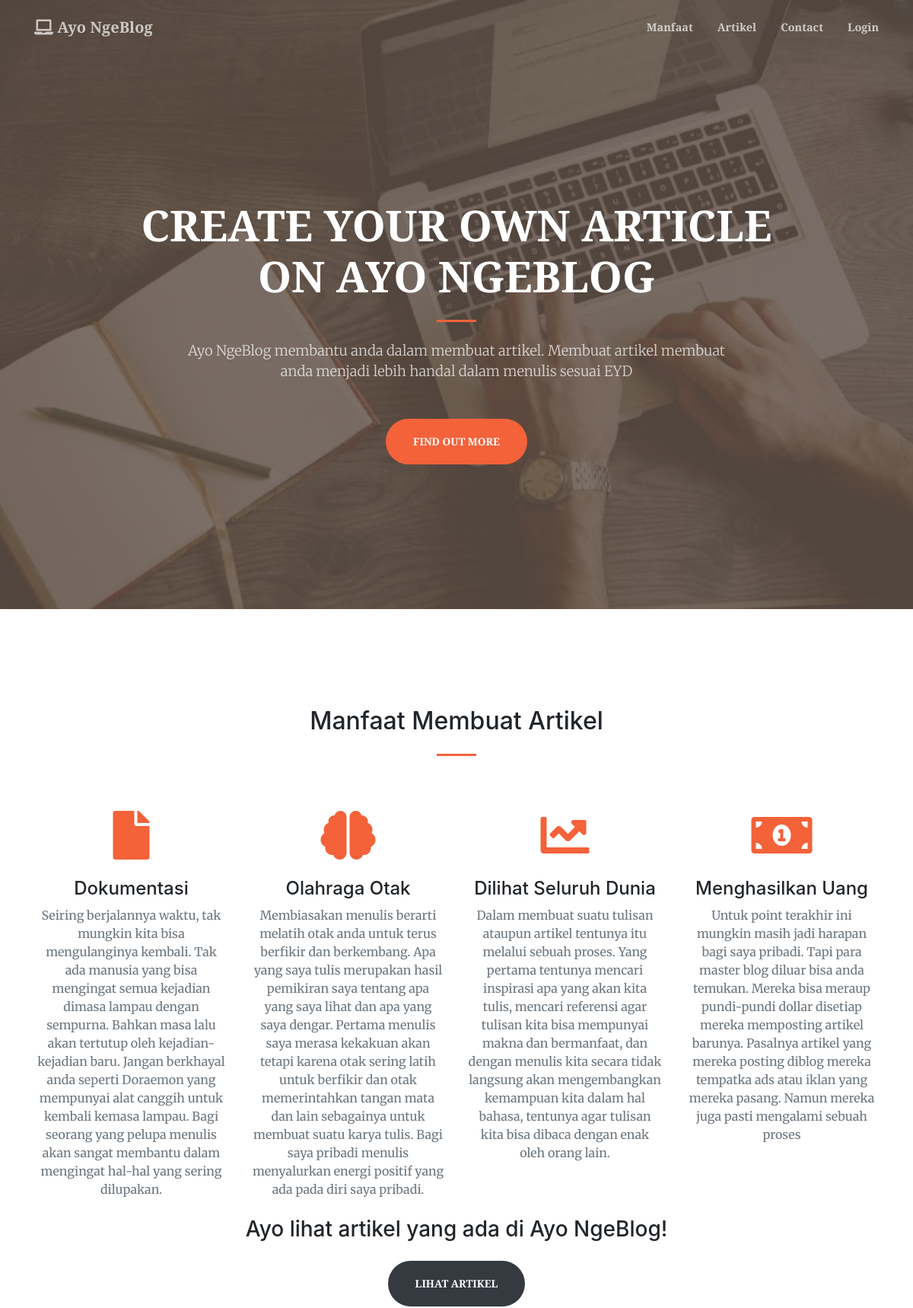
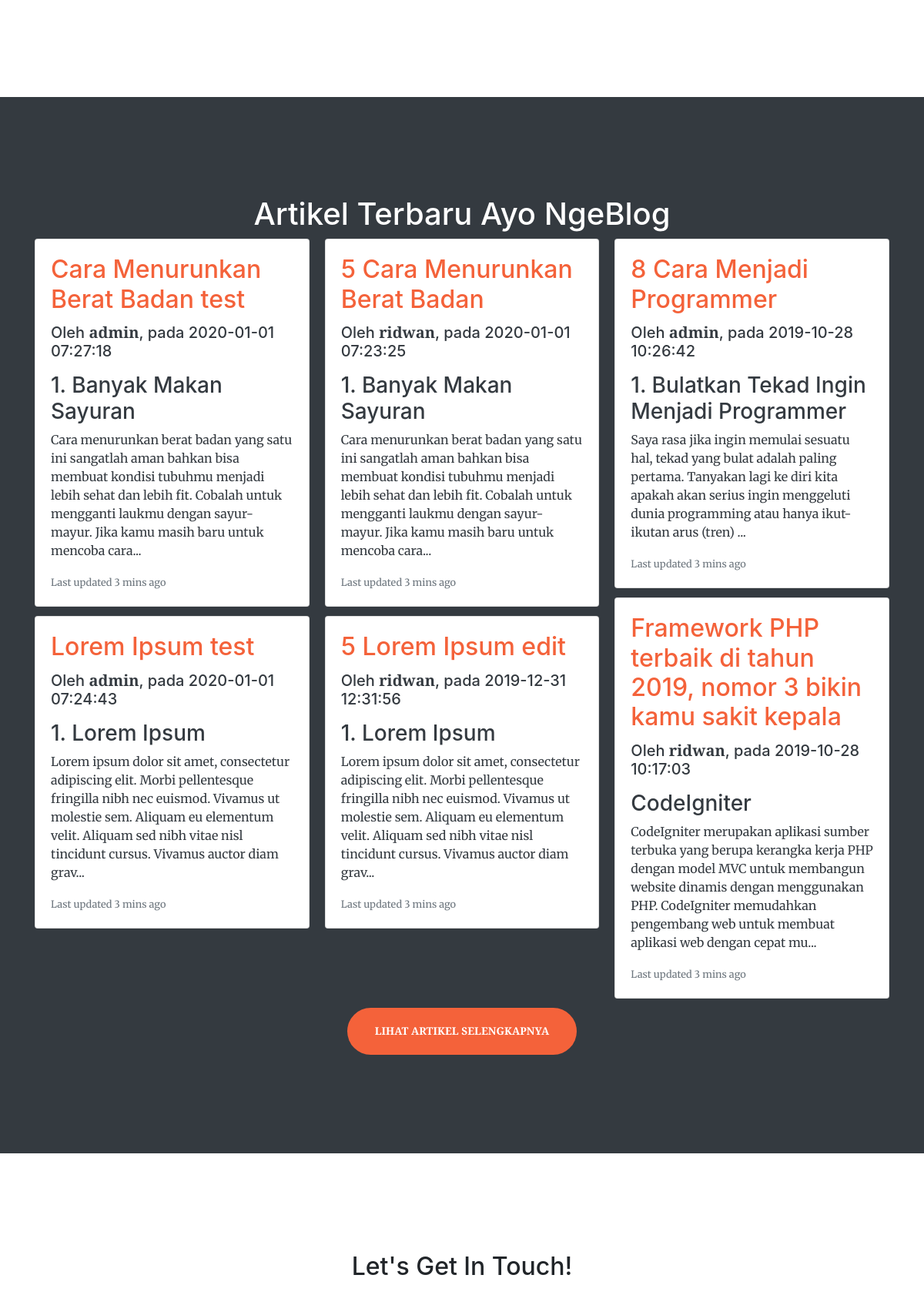
The page / (upper part) on the database its author committed (2 pictures, top to bottom).
### tables this page shows
CREATE TABLE `artikel` (
  `id` int(11) NOT NULL,
  `judul` varchar(255) NOT NULL,
  `isi` text NOT NULL,
  `tanggal` timestamp NOT NULL DEFAULT CURRENT_TIMESTAMP,
  `penulis` varchar(128) NOT NULL
);

### index.php (the view, shortened to what this page needs)
<?php
	include 'system/database.php';
 ?>
<!DOCTYPE html>
<html lang="en">
<head>
  <link href="vendor/fontawesome-free/css/all.min.css" rel="stylesheet" type="text/css">
  <link href="vendor/magnific-popup/magnific-popup.css" rel="stylesheet">
  <link href="css/style.css" rel="stylesheet">
</head>
<body id="page-top">
  <nav class="navbar navbar-expand-lg navbar-light fixed-top py-3" id="mainNav">
    <div class="container">
      <a class="navbar-brand js-scroll-trigger" href="#page-top"><i class="fas fa-laptop"></i> Ayo NgeBlog</a>
      <div class="collapse navbar-collapse" id="navbarResponsive">
        <ul class="navbar-nav ml-auto my-2 my-lg-0">
          <li class="nav-item">
            <a class="nav-link js-scroll-trigger" href="#manfaat">Manfaat</a>
          </li>
          <li class="nav-item">
            <a class="nav-link js-scroll-trigger" href="#portfolio">Artikel</a>
          </li>
          <li class="nav-item">
            <a class="nav-link js-scroll-trigger" href="#contact">Contact</a>
          </li>
          <li class="nav-item">
            <a class="nav-link" href="login.php">Login</a>
          </li>
        </ul>
      </div>
    </div>
  </nav>
  <header class="masthead">
    <div class="container h-100">
      <div class="row h-100 align-items-center justify-content-center text-center">
        <div class="col-lg-10 align-self-end">
          <h1 class="text-uppercase text-white font-weight-bold">Create your own article on Ayo NgeBlog</h1>
          <hr class="divider my-4">
        </div>
        <div class="col-lg-8 align-self-baseline">
          <p class="text-white-75 font-weight-light mb-5">Ayo NgeBlog membantu anda dalam membuat artikel. Membuat artikel membuat anda menjadi lebih handal dalam menulis sesuai EYD</p>
          <a class="btn btn-primary btn-xl js-scroll-trigger" href="#manfaat">Find Out More</a>
        </div>
      </div>
    </div>
  </header>
  <section class="page-section" id="manfaat">
    <div class="container">
      <h2 class="text-center mt-0">Manfaat Membuat Artikel</h2>
      <hr class="divider my-4">
      <div class="row">
        <div class="col-lg-3 col-md-6 text-center">
          <div class="mt-5">
            <i class="fas fa-4x fa-file text-primary mb-4"></i>
            <h3 class="h4 mb-2">Dokumentasi</h3>
            <p class="text-muted mb-0">Seiring berjalannya waktu, tak mungkin kita bisa mengulanginya kembali. Tak ada manusia yang bisa mengingat semua kejadian dimasa lampau dengan sempurna. Bahkan masa lalu akan tertutup oleh kejadian-kejadian baru. Jangan berkhayal anda seperti Doraemon yang mempunyai alat canggih untuk kembali kemasa lampau. Bagi seorang yang pelupa menulis akan sangat membantu dalam mengingat hal-hal yang sering dilupakan.</p>
          </div>
        </div>
        <div class="col-lg-3 col-md-6 text-center">
          <div class="mt-5">
            <i class="fas fa-4x fa-brain text-primary mb-4"></i>
            <h3 class="h4 mb-2">Olahraga Otak</h3>
            <p class="text-muted mb-0">Membiasakan menulis berarti melatih otak anda untuk terus berfikir dan berkembang. Apa yang saya tulis merupakan hasil pemikiran saya tentang apa yang saya lihat dan apa yang saya dengar. Pertama menulis saya merasa kekakuan akan tetapi karena otak sering latih untuk berfikir dan otak memerintahkan tangan mata dan lain sebagainya untuk membuat suatu karya tulis. Bagi saya pribadi menulis menyalurkan energi positif yang ada pada diri saya pribadi.</p>
          </div>
        </div>
        <div class="col-lg-3 col-md-6 text-center">
          <div class="mt-5">
            <i class="fas fa-4x fa-chart-line text-primary mb-4"></i>
            <h3 class="h4 mb-2">Dilihat Seluruh Dunia</h3>
            <p class="text-muted mb-0">Dalam membuat suatu tulisan ataupun artikel tentunya itu melalui sebuah proses. Yang pertama tentunya mencari inspirasi apa yang akan kita tulis, mencari referensi agar tulisan kita bisa mempunyai makna dan bermanfaat, dan dengan menulis kita secara tidak langsung akan mengembangkan kemampuan kita dalam hal bahasa, tentunya agar tulisan kita bisa dibaca dengan enak oleh orang lain.</p>
          </div>
        </div>
        <div class="col-lg-3 col-md-6 text-center">
          <div class="mt-5">
            <i class="fas fa-4x fa-money-bill-alt text-primary mb-4"></i>
            <h3 class="h4 mb-2">Menghasilkan Uang</h3>
            <p class="text-muted mb-0">Untuk point terakhir ini mungkin masih jadi harapan bagi saya pribadi. Tapi para master blog diluar bisa anda temukan. Mereka bisa meraup pundi-pundi dollar disetiap mereka memposting artikel barunya. Pasalnya artikel yang mereka posting diblog mereka tempatka ads atau iklan yang mereka pasang. Namun mereka juga pasti mengalami sebuah proses</p>
          </div>
        </div>
      </div>
    </div>
    <br>
    <div class="container text-center">
      <h3 class="mb-4">Ayo lihat artikel yang ada di Ayo NgeBlog!</h3>
      <a class="btn btn-dark btn-xl js-scroll-trigger" href="#portfolio">Lihat Artikel</a>
    </div>
  </section>
  <section id="portfolio" class="page-section bg-dark text-white">
    <div class="container" id="konten">
  		<div class="row justify-content-center">
  			<h1>Artikel Terbaru Ayo NgeBlog</h1>
  			<div class="col-md-12">
  				<div class="card-columns">
  		    	<?php
            	$query = mysqli_query($connection, "SELECT * FROM artikel ORDER BY tanggal DESC limit 6");
  				    while ($artikel = mysqli_fetch_array($query)) {
             	?>
  				  <div class="card text-dark">
  				    <div class="card-body">
  				    	<a href="lihat-artikel.php?id=<?php echo $artikel['id']; ?>"><h2 class="card-title text-primary"><?php echo $artikel['judul']; ?></h2></a>
  				      	<h5 class="card-title">Oleh <b><?php echo $artikel['penulis']; ?></b>, pada <?php echo $artikel['tanggal']; ?></h5>
  				      	<p class="card-text"><?php echo substr($artikel['isi'], 0, 255)."..."; ?></p>
  				      	<p class="card-text"><small class="text-muted">Last updated 3 mins ago</small></p>
  				    </div>
  				  </div>
  			  <?php
  			  	}
  			   ?>
  				</div>
  			</div>
  		</div>
  	</div>
    <div class="container text-center">
      <a class="btn btn-primary btn-xl" href="semua-artikel.php">Lihat Artikel Selengkapnya</a>
    </div>
  </section>
  <section class="page-section" id="contact">
    <div class="container">
      <div class="row justify-content-center">
        <div class="col-lg-8 text-center">
          	<h2 class="mt-0">Let's Get In Touch!</h2>
        </div>
      </div>
      <br><br><br><br>
    </div>
  </section>
</body>
</html>

### rows shown on the page
artikel: judul "Cara Menurunkan Berat Badan test", penulis "admin", tanggal "2020-01-01 07:27:18", isi "1. Banyak Makan Sayuran Cara menurunkan berat badan yang satu ini sangatlah aman bahkan bisa membuat kondisi tubuhmu menjadi lebih sehat dan lebih fit. Cobalah untuk mengganti laukmu dengan sayur-mayur. Jika kamu masih baru untuk mencoba cara"
artikel: judul "Lorem Ipsum test", penulis "admin", tanggal "2020-01-01 07:24:43", isi "1. Lorem Ipsum Lorem ipsum dolor sit amet, consectetur adipiscing elit. Morbi pellentesque fringilla nibh nec euismod. Vivamus ut molestie sem. Aliquam eu elementum velit. Aliquam sed nibh vitae nisl tincidunt cursus. Vivamus auctor diam grav"
artikel: judul "5 Cara Menurunkan Berat Badan", penulis "ridwan", tanggal "2020-01-01 07:23:25", isi "1. Banyak Makan Sayuran Cara menurunkan berat badan yang satu ini sangatlah aman bahkan bisa membuat kondisi tubuhmu menjadi lebih sehat dan lebih fit. Cobalah untuk mengganti laukmu dengan sayur-mayur. Jika kamu masih baru untuk mencoba cara"
artikel: judul "5 Lorem Ipsum edit", penulis "ridwan", tanggal "2019-12-31 12:31:56", isi "1. Lorem Ipsum Lorem ipsum dolor sit amet, consectetur adipiscing elit. Morbi pellentesque fringilla nibh nec euismod. Vivamus ut molestie sem. Aliquam eu elementum velit. Aliquam sed nibh vitae nisl tincidunt cursus. Vivamus auctor diam grav"
artikel: judul "8 Cara Menjadi Programmer", penulis "admin", tanggal "2019-10-28 10:26:42", isi "1. Bulatkan Tekad Ingin Menjadi Programmer Saya rasa jika ingin memulai sesuatu hal, tekad yang bulat adalah paling pertama. Tanyakan lagi ke diri kita apakah akan serius ingin menggeluti dunia programming atau hanya ikut-ikutan arus (tren)"
artikel: judul "Framework PHP terbaik di tahun 2019, nomor 3 bikin kamu sakit kepala", penulis "ridwan", tanggal "2019-10-28 10:17:03", isi "CodeIgniter CodeIgniter merupakan aplikasi sumber terbuka yang berupa kerangka kerja PHP dengan model MVC untuk membangun website dinamis dengan menggunakan PHP. CodeIgniter memudahkan pengembang web untuk membuat aplikasi web dengan cepat mu"
